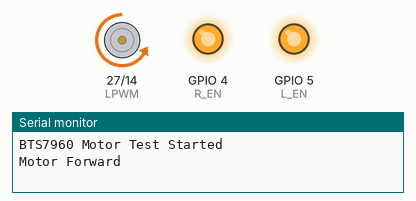
Bench run of a sketch on a simulated ESP32. Parts: motor-driver pin pairs drawn as motors (green arrow = first pin HIGH = forward, orange = second pin HIGH = backward, longer = more drive), output pins drawn as LEDs (lit = HIGH), the last lines printed to the serial monitor.

Above: at 1.5 s.
At 6.5 s:
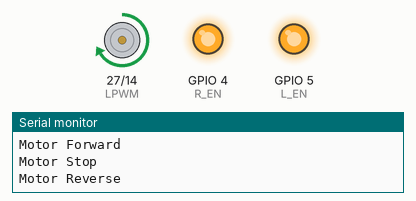
At 9.0 s:
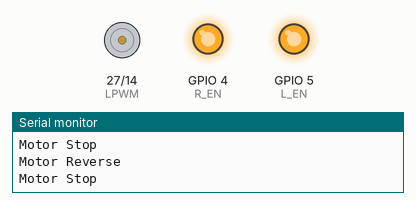
Timing chart, 0 to 13.0 s (numbered marks = the images above):
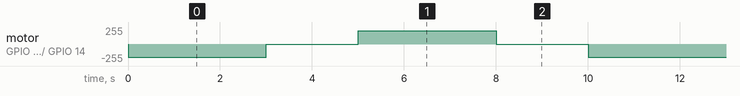

Measured:
- by itself, motor on GPIO 27 (LPWM) / GPIO 14 (RPWM): repeats every 10.0 s: stopped 2.0 s, forward 200/255 3.0 s, stopped 2.0 s, backward 200/255 3.0 s

The sketch:

bts.ino
```cpp
// --- BTS7960 Motor Driver Test with ESP32 ---
// Motor: 12V 300 RPM Johnson motor with encoder (testing rotation)

const int R_EN = 4;    // Right enable
const int L_EN = 5;    // Left enable
const int RPWM = 14;   // Right PWM (Forward)
const int LPWM = 27;   // Left PWM (Reverse)

void setup() {
  Serial.begin(115200);

  pinMode(R_EN, OUTPUT);
  pinMode(L_EN, OUTPUT);
  pinMode(RPWM, OUTPUT);
  pinMode(LPWM, OUTPUT);

  // Enable both sides initially
  digitalWrite(R_EN, HIGH);
  digitalWrite(L_EN, HIGH);

  Serial.println("BTS7960 Motor Test Started");
}

void loop() {
  // Forward
  Serial.println("Motor Forward");
  analogWrite(RPWM, 200);  // speed (0–255)
  analogWrite(LPWM, 0);
  delay(3000);

  // Stop
  Serial.println("Motor Stop");
  analogWrite(RPWM, 0);
  analogWrite(LPWM, 0);
  delay(2000);

  // Reverse
  Serial.println("Motor Reverse");
  analogWrite(RPWM, 0);
  analogWrite(LPWM, 200);
  delay(3000);

  // Stop again
  Serial.println("Motor Stop");
  analogWrite(RPWM, 0);
  analogWrite(LPWM, 0);
  delay(2000);
}
```
